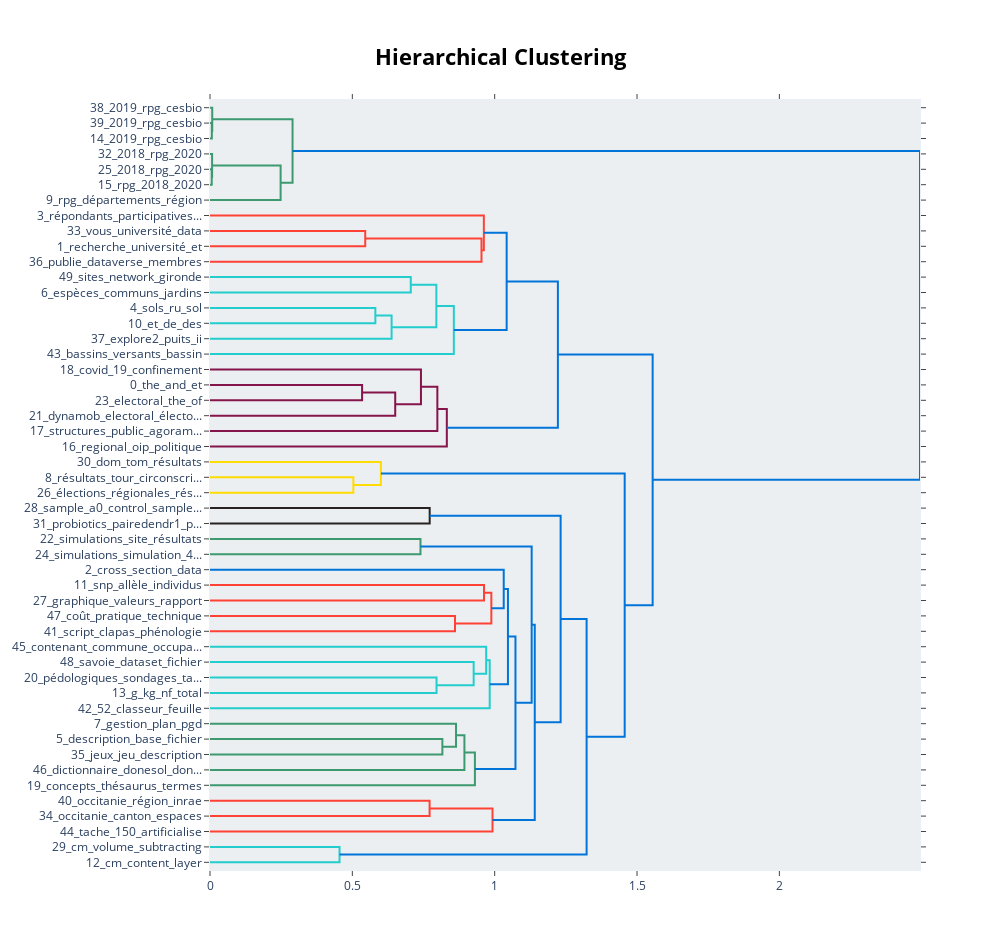

Notebook code cell kept with this figure:
### Code cell
topic_model.visualize_hierarchy(top_n_topics=50)

### Figure 1 — Plotly figure (JSON) as saved in the notebook; plotly's stock layout.template omitted (floating-point values rounded to 4 significant figures)
{"data": [{"hoverinfo": "text", "marker": {"color": "rgb(61,153,112)"}, "mode": "lines", "type": "scatter", "x": [0, 0.00647, 0.00647, 0], "xaxis": "x", "y": [-15, -15, -25, -25], "yaxis": "y"}, {"hoverinfo": "text", "marker": {"color": "rgb(61,153,112)"}, "mode": "lines", "type": "scatter", "x": [0, 0.007857, 0.007857, 0.00647], "xaxis": "x", "y": [-5, -5, -20, -20], "yaxis": "y"}, {"hoverinfo": "text", "marker": {"color": "rgb(61,153,112)"}, "mode": "lines", "type": "scatter", "x": [0, 0.006078, 0.006078, 0], "xaxis": "x", "y": [-45, -45, -55, -55], "yaxis": "y"}, {"hoverinfo": "text", "marker": {"color": "rgb(61,153,112)"}, "mode": "lines", "type": "scatter", "x": [0, 0.007378, 0.007378, 0.006078], "xaxis": "x", "y": [-35, -35, -50, -50], "yaxis": "y"}, {"hoverinfo": "text", "marker": {"color": "rgb(61,153,112)"}, "mode": "lines", "type": "scatter", "x": [0.007378, 0.2481, 0.2481, 0], "xaxis": "x", "y": [-42.5, -42.5, -65, -65], "yaxis": "y"}, {"hoverinfo": "text", "marker": {"color": "rgb(61,153,112)"}, "mode": "lines", "type": "scatter", "x": [0.007857, 0.29, 0.29, 0.2481], "xaxis": "x", "y": [-12.5, -12.5, -53.75, -53.75], "yaxis": "y"}, {"hoverinfo": "text", "marker": {"color": "rgb(255,65,54)"}, "mode": "lines", "type": "scatter", "x": [0, 0.5453, 0.5453, 0], "xaxis": "x", "y": [-85, -85, -95, -95], "yaxis": "y"}, {"hoverinfo": "text", "marker": {"color": "rgb(255,65,54)"}, "mode": "lines", "type": "scatter", "x": [0.5453, 0.9537, 0.9537, 0], "xaxis": "x", "y": [-90, -90, -105, -105], "yaxis": "y"}, {"hoverinfo": "text", "marker": {"color": "rgb(255,65,54)"}, "mode": "lines", "type": "scatter", "x": [0, 0.962, 0.962, 0.9537], "xaxis": "x", "y": [-75, -75, -97.5, -97.5], "yaxis": "y"}, {"hoverinfo": "text", "marker": {"color": "rgb(35,205,205)"}, "mode": "lines", "type": "scatter", "x": [0, 0.7052, 0.7052, 0], "xaxis": "x", "y": [-115, -115, -125, -125], "yaxis": "y"}, {"hoverinfo": "text", "marker": {"color": "rgb(35,205,205)"}, "mode": "lines", "type": "scatter", "x": [0, 0.5809, 0.5809, 0], "xaxis": "x", "y": [-135, -135, -145, -145], "yaxis": "y"}, {"hoverinfo": "text", "marker": {"color": "rgb(35,205,205)"}, "mode": "lines", "type": "scatter", "x": [0.5809, 0.6379, 0.6379, 0], "xaxis": "x", "y": [-140, -140, -155, -155], "yaxis": "y"}, {"hoverinfo": "text", "marker": {"color": "rgb(35,205,205)"}, "mode": "lines", "type": "scatter", "x": [0.7052, 0.7951, 0.7951, 0.6379], "xaxis": "x", "y": [-120, -120, -147.5, -147.5], "yaxis": "y"}, {"hoverinfo": "text", "marker": {"color": "rgb(35,205,205)"}, "mode": "lines", "type": "scatter", "x": [0.7951, 0.8565, 0.8565, 0], "xaxis": "x", "y": [-133.8, -133.8, -165, -165], "yaxis": "y"}, {"hoverinfo": "text", "marker": {"color": "rgb(0,116,217)"}, "mode": "lines", "type": "scatter", "x": [0.962, 1.042, 1.042, 0.8565], "xaxis": "x", "y": [-86.25, -86.25, -149.4, -149.4], "yaxis": "y"}, {"hoverinfo": "text", "marker": {"color": "rgb(133,20,75)"}, "mode": "lines", "type": "scatter", "x": [0, 0.5343, 0.5343, 0], "xaxis": "x", "y": [-185, -185, -195, -195], "yaxis": "y"}, {"hoverinfo": "text", "marker": {"color": "rgb(133,20,75)"}, "mode": "lines", "type": "scatter", "x": [0.5343, 0.6506, 0.6506, 0], "xaxis": "x", "y": [-190, -190, -205, -205], "yaxis": "y"}, {"hoverinfo": "text", "marker": {"color": "rgb(133,20,75)"}, "mode": "lines", "type": "scatter", "x": [0, 0.7411, 0.7411, 0.6506], "xaxis": "x", "y": [-175, -175, -197.5, -197.5], "yaxis": "y"}, {"hoverinfo": "text", "marker": {"color": "rgb(133,20,75)"}, "mode": "lines", "type": "scatter", "x": [0.7411, 0.7986, 0.7986, 0], "xaxis": "x", "y": [-186.2, -186.2, -215, -215], "yaxis": "y"}, {"hoverinfo": "text", "marker": {"color": "rgb(133,20,75)"}, "mode": "lines", "type": "scatter", "x": [0.7986, 0.8319, 0.8319, 0], "xaxis": "x", "y": [-200.6, -200.6, -225, -225], "yaxis": "y"}, {"hoverinfo": "text", "marker": {"color": "rgb(0,116,217)"}, "mode": "lines", "type": "scatter", "x": [1.042, 1.222, 1.222, 0.8319], "xaxis": "x", "y": [-117.8, -117.8, -212.8, -212.8], "yaxis": "y"}, {"hoverinfo": "text", "marker": {"color": "rgb(255,220,0)"}, "mode": "lines", "type": "scatter", "x": [0, 0.5036, 0.5036, 0], "xaxis": "x", "y": [-245, -245, -255, -255], "yaxis": "y"}, {"hoverinfo": "text", "marker": {"color": "rgb(255,220,0)"}, "mode": "lines", "type": "scatter", "x": [0, 0.6004, 0.6004, 0.5036], "xaxis": "x", "y": [-235, -235, -250, -250], "yaxis": "y"}, {"hoverinfo": "text", "marker": {"color": "rgb(40,35,35)"}, "mode": "lines", "type": "scatter", "x": [0, 0.7717, 0.7717, 0], "xaxis": "x", "y": [-265, -265, -275, -275], "yaxis": "y"}, {"hoverinfo": "text", "marker": {"color": "rgb(61,153,112)"}, "mode": "lines", "type": "scatter", "x": [0, 0.7393, 0.7393, 0], "xaxis": "x", "y": [-285, -285, -295, -295], "yaxis": "y"}, {"hoverinfo": "text", "marker": {"color": "rgb(255,65,54)"}, "mode": "lines", "type": "scatter", "x": [0, 0.9625, 0.9625, 0], "xaxis": "x", "y": [-315, -315, -325, -325], "yaxis": "y"}, {"hoverinfo": "text", "marker": {"color": "rgb(255,65,54)"}, "mode": "lines", "type": "scatter", "x": [0, 0.8606, 0.8606, 0], "xaxis": "x", "y": [-335, -335, -345, -345], "yaxis": "y"}, {"hoverinfo": "text", "marker": {"color": "rgb(255,65,54)"}, "mode": "lines", "type": "scatter", "x": [0.9625, 0.9883, 0.9883, 0.8606], "xaxis": "x", "y": [-320, -320, -340, -340], "yaxis": "y"}, {"hoverinfo": "text", "marker": {"color": "rgb(0,116,217)"}, "mode": "lines", "type": "scatter", "x": [0, 1.032, 1.032, 0.9883], "xaxis": "x", "y": [-305, -305, -330, -330], "yaxis": "y"}, {"hoverinfo": "text", "marker": {"color": "rgb(35,205,205)"}, "mode": "lines", "type": "scatter", "x": [0, 0.7957, 0.7957, 0], "xaxis": "x", "y": [-375, -375, -385, -385], "yaxis": "y"}, {"hoverinfo": "text", "marker": {"color": "rgb(35,205,205)"}, "mode": "lines", "type": "scatter", "x": [0, 0.9262, 0.9262, 0.7957], "xaxis": "x", "y": [-365, -365, -380, -380], "yaxis": "y"}, {"hoverinfo": "text", "marker": {"color": "rgb(35,205,205)"}, "mode": "lines", "type": "scatter", "x": [0, 0.9701, 0.9701, 0.9262], "xaxis": "x", "y": [-355, -355, -372.5, -372.5], "yaxis": "y"}, {"hoverinfo": "text", "marker": {"color": "rgb(35,205,205)"}, "mode": "lines", "type": "scatter", "x": [0.9701, 0.9825, 0.9825, 0], "xaxis": "x", "y": [-363.8, -363.8, -395, -395], "yaxis": "y"}, {"hoverinfo": "text", "marker": {"color": "rgb(0,116,217)"}, "mode": "lines", "type": "scatter", "x": [1.032, 1.047, 1.047, 0.9825], "xaxis": "x", "y": [-317.5, -317.5, -379.4, -379.4], "yaxis": "y"}, {"hoverinfo": "text", "marker": {"color": "rgb(61,153,112)"}, "mode": "lines", "type": "scatter", "x": [0, 0.8163, 0.8163, 0], "xaxis": "x", "y": [-415, -415, -425, -425], "yaxis": "y"}, {"hoverinfo": "text", "marker": {"color": "rgb(61,153,112)"}, "mode": "lines", "type": "scatter", "x": [0, 0.8642, 0.8642, 0.8163], "xaxis": "x", "y": [-405, -405, -420, -420], "yaxis": "y"}, {"hoverinfo": "text", "marker": {"color": "rgb(61,153,112)"}, "mode": "lines", "type": "scatter", "x": [0.8642, 0.8937, 0.8937, 0], "xaxis": "x", "y": [-412.5, -412.5, -435, -435], "yaxis": "y"}, {"hoverinfo": "text", "marker": {"color": "rgb(61,153,112)"}, "mode": "lines", "type": "scatter", "x": [0.8937, 0.9305, 0.9305, 0], "xaxis": "x", "y": [-423.8, -423.8, -445, -445], "yaxis": "y"}, {"hoverinfo": "text", "marker": {"color": "rgb(0,116,217)"}, "mode": "lines", "type": "scatter", "x": [1.047, 1.073, 1.073, 0.9305], "xaxis": "x", "y": [-348.4, -348.4, -434.4, -434.4], "yaxis": "y"}, {"hoverinfo": "text", "marker": {"color": "rgb(0,116,217)"}, "mode": "lines", "type": "scatter", "x": [0.7393, 1.13, 1.13, 1.073], "xaxis": "x", "y": [-290, -290, -391.4, -391.4], "yaxis": "y"}, {"hoverinfo": "text", "marker": {"color": "rgb(255,65,54)"}, "mode": "lines", "type": "scatter", "x": [0, 0.7714, 0.7714, 0], "xaxis": "x", "y": [-455, -455, -465, -465], "yaxis": "y"}, {"hoverinfo": "text", "marker": {"color": "rgb(255,65,54)"}, "mode": "lines", "type": "scatter", "x": [0.7714, 0.9924, 0.9924, 0], "xaxis": "x", "y": [-460, -460, -475, -475], "yaxis": "y"}, {"hoverinfo": "text", "marker": {"color": "rgb(0,116,217)"}, "mode": "lines", "type": "scatter", "x": [1.13, 1.141, 1.141, 0.9924], "xaxis": "x", "y": [-340.7, -340.7, -467.5, -467.5], "yaxis": "y"}, {"hoverinfo": "text", "marker": {"color": "rgb(0,116,217)"}, "mode": "lines", "type": "scatter", "x": [0.7717, 1.232, 1.232, 1.141], "xaxis": "x", "y": [-270, -270, -404.1, -404.1], "yaxis": "y"}, {"hoverinfo": "text", "marker": {"color": "rgb(35,205,205)"}, "mode": "lines", "type": "scatter", "x": [0, 0.4551, 0.4551, 0], "xaxis": "x", "y": [-485, -485, -495, -495], "yaxis": "y"}, {"hoverinfo": "text", "marker": {"color": "rgb(0,116,217)"}, "mode": "lines", "type": "scatter", "x": [1.232, 1.323, 1.323, 0.4551], "xaxis": "x", "y": [-337.1, -337.1, -490, -490], "yaxis": "y"}, {"hoverinfo": "text", "marker": {"color": "rgb(0,116,217)"}, "mode": "lines", "type": "scatter", "x": [0.6004, 1.457, 1.457, 1.323], "xaxis": "x", "y": [-242.5, -242.5, -413.5, -413.5], "yaxis": "y"}, {"hoverinfo": "text", "marker": {"color": "rgb(0,116,217)"}, "mode": "lines", "type": "scatter", "x": [1.222, 1.555, 1.555, 1.457], "xaxis": "x", "y": [-165.3, -165.3, -328.0, -328.0], "yaxis": "y"}, {"hoverinfo": "text", "marker": {"color": "rgb(0,116,217)"}, "mode": "lines", "type": "scatter", "x": [0.29, 2.494, 2.494, 1.555], "xaxis": "x", "y": [-33.12, -33.12, -246.7, -246.7], "yaxis": "y"}], "layout": {"autosize": false, "height": 950, "hoverlabel": {"bgcolor": "white", "font": {"family": "Rockwell", "size": 16}}, "hovermode": "closest", "plot_bgcolor": "#ECEFF1", "showlegend": false, "title": {"font": {"color": "Black", "size": 22}, "text": "<b>Hierarchical Clustering</b>", "x": 0.5, "xanchor": "center", "yanchor": "top"}, "width": 1000, "xaxis": {"autorange": true, "mirror": "allticks", "range": [0, 2.494], "rangemode": "tozero", "showgrid": false, "showline": true, "showticklabels": true, "ticks": "outside", "type": "linear", "zeroline": false}, "yaxis": {"mirror": "allticks", "range": [-500, 0], "rangemode": "tozero", "showgrid": false, "showline": true, "showticklabels": true, "tickmode": "array", "ticks": "outside", "ticktext": ["38_2019_rpg_cesbio", "39_2019_rpg_cesbio", "14_2019_rpg_cesbio", "32_2018_rpg_2020", "25_2018_rpg_2020", "15_rpg_2018_2020", "9_rpg_départements_région", "3_répondants_participatives...", "33_vous_université_data", "1_recherche_université_et", "36_publie_dataverse_membres", "49_sites_network_gironde", "6_espèces_communs_jardins", "4_sols_ru_sol", "10_et_de_des", "37_explore2_puits_ii", "43_bassins_versants_bassin", "18_covid_19_confinement", "0_the_and_et", "23_electoral_the_of", "21_dynamob_electoral_électo...", "17_structures_public_agoram...", "16_regional_oip_politique", "30_dom_tom_résultats", "8_résultats_tour_circonscri...", "26_élections_régionales_rés...", "28_sample_a0_control_sample...", "31_probiotics_pairedendr1_p...", "22_simulations_site_résultats", "24_simulations_simulation_4...", "2_cross_section_data", "11_snp_allèle_individus", "27_graphique_valeurs_rapport", "47_coût_pratique_technique", "41_script_clapas_phénologie", "45_contenant_commune_occupa...", "48_savoie_dataset_fichier", "20_pédologiques_sondages_ta...", "13_g_kg_nf_total", "42_52_classeur_feuille", "7_gestion_plan_pgd", "5_description_base_fichier", "35_jeux_jeu_description", "46_dictionnaire_donesol_don...", "19_concepts_thésaurus_termes", "40_occitanie_région_inrae", "34_occitanie_canton_espaces", "44_tache_150_artificialise", "29_cm_volume_subtracting", "12_cm_content_layer"], "tickvals": [-5, -15, -25, -35, -45, -55, -65, -75, -85, -95, -105, -115, -125, -135, -145, -155, -165, -175, -185, -195, -205, -215, -225, -235, -245, -255, -265, -275, -285, -295, -305, -315, -325, -335, -345, -355, -365, -375, -385, -395, -405, -415, -425, -435, -445, -455, -465, -475, -485, -495], "type": "linear", "zeroline": false}}}
